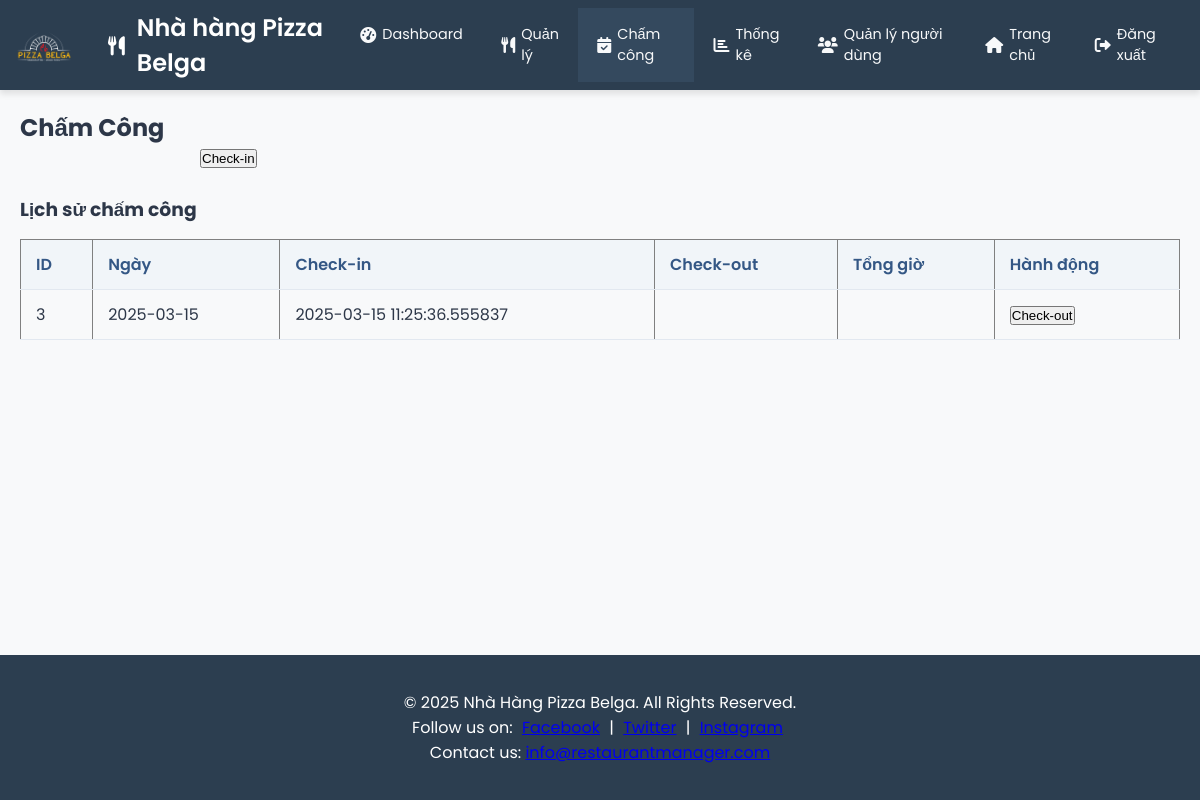
The app's page /attendance/ (signed in) with its own data.
### models/attendance.py (models this page shows, shortened)
class Attendance(db.Model):
    __tablename__ = 'attendances'
    id = db.Column(db.Integer, primary_key=True)
    user_id = db.Column(db.Integer, db.ForeignKey('users.id'), nullable=False)
    date = db.Column(db.Date, nullable=False, default=date.today)
    check_in = db.Column(db.DateTime, nullable=False)
    check_out = db.Column(db.DateTime)
    total_hours = db.Column(db.Float)

### routes/attendance.py (the view)
@attendance_bp.route('/')
def list_attendance():
    user_id = session.get('user_id')
    attendances = Attendance.query.filter_by(user_id=user_id).all()
    return render_template('attendance.html', attendances=attendances)

### app.py (called while the page is built)
@app.before_request
def log_request_info():
    logging.info(f"Request: {request.method} {request.path}")
    logging.info(f"Headers: {request.headers}")
    logging.info(f"Body: {request.get_data()}")

@app.after_request
def log_response_info(response):
    logging.info(f"Response status: {response.status}")
    return response

### templates/attendance.html (shortened to what this page needs)
{% extends "layout.html" %}
{% block content %}
<h2>Chấm Công</h2>
<form action="{{ url_for('attendance.check_in') }}" method="POST">
    <button type="submit">Check-in</button>
</form>
<br>
<h3>Lịch sử chấm công</h3>
<table border="1">
    <thead>
        <tr>
            <th>ID</th>
            <th>Ngày</th>
            <th>Check-in</th>
            <th>Check-out</th>
            <th>Tổng giờ</th>
            <th>Hành động</th>
        </tr>
    </thead>
    <tbody>
        {% for record in attendances %}
        <tr>
            <td>{{ record.id }}</td>
            <td>{{ record.date }}</td>
            <td>{{ record.check_in }}</td>
            <td>{{ record.check_out or '' }}</td>
            <td>{{ record.total_hours or '' }}</td>
            <td>
                {% if not record.check_out %}
                <form action="{{ url_for('attendance.check_out', attendance_id=record.id) }}" method="POST">
                    <button type="submit">Check-out</button>
                </form>
                {% endif %}
            </td>
        </tr>
        {% endfor %}
    </tbody>
</table>
{% endblock %}

### static/css/style.css (style rules this page uses)
:root { --primary-color: #4a6fa5; --primary-dark: #345785; --secondary-color: #ff7e5f; --accent-color: #38b2ac; --background-color: #f8f9fa; --header-bg: #2c3e50; --header-hover: #34495e; --text-light: #f8f9fa; --text-dark: #2d3748; --border-color: #e2e8f0; --success-color: #38a169; --warning-color: #e9b949; --danger-color: #e53e3e; --info-color: #4299e1; }
* { margin: 0; padding: 0; box-sizing: border-box; }
body { font-family: 'Poppins', sans-serif; background-color: var(--background-color); color: var(--text-dark); min-height: 100vh; display: flex; flex-direction: column; }
table { width: 100%; border-collapse: collapse; margin: 15px 0; }
table th, table td { padding: 12px 15px; text-align: left; border-bottom: 1px solid var(--border-color); }
table th { background-color: #f1f5f9; color: var(--primary-dark); font-weight: 600; }
form { max-width: 800px; margin: 0 auto; }

### records on screen
Attendance: id "3", date "2025-03-15", check_in "2025-03-15 11:25:36.555837"
